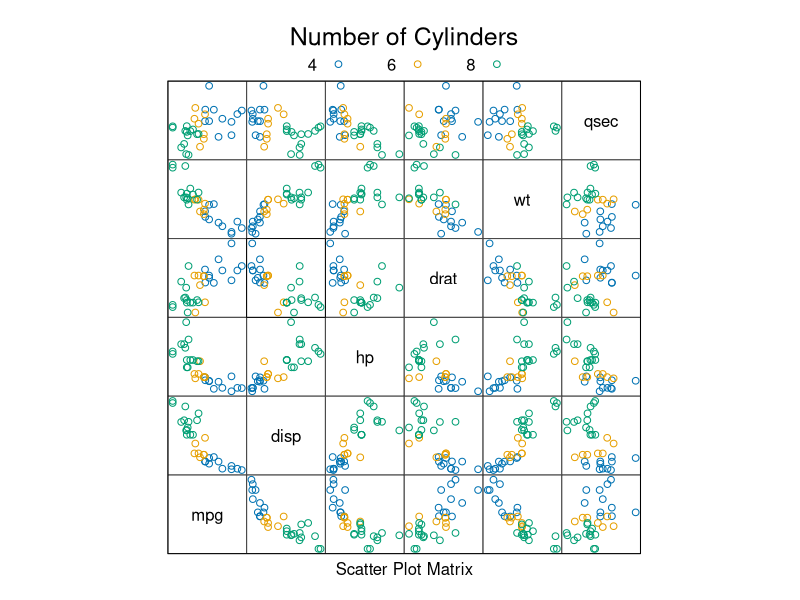
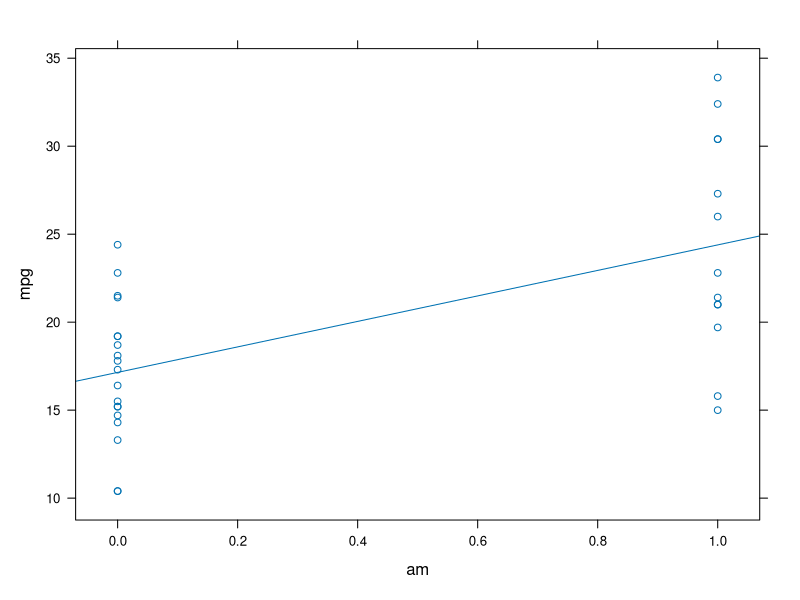
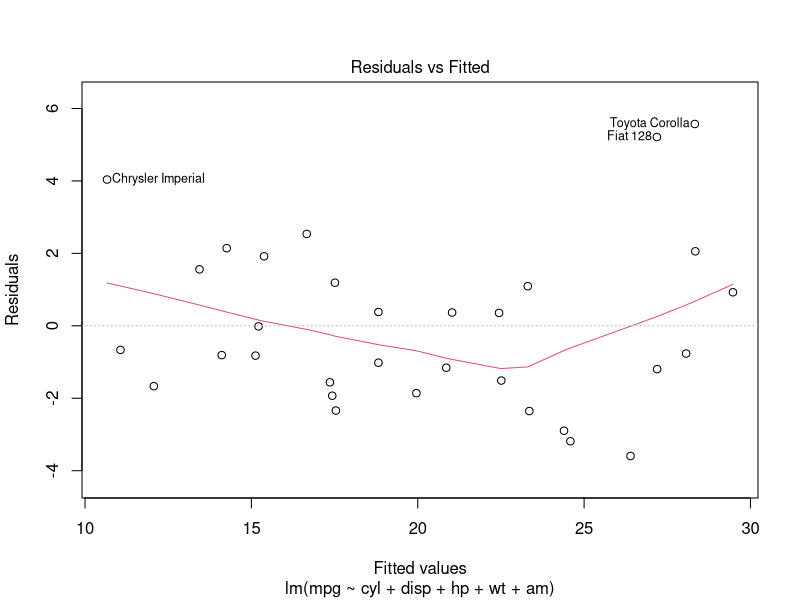
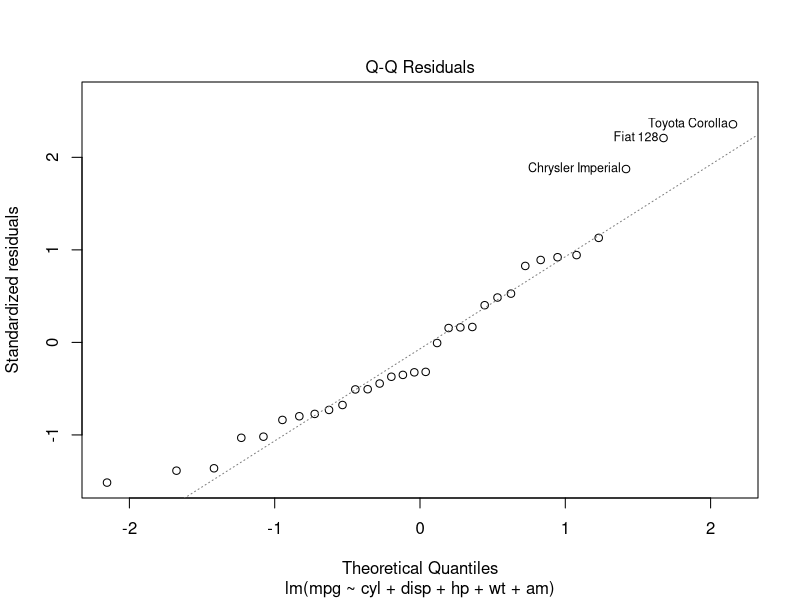
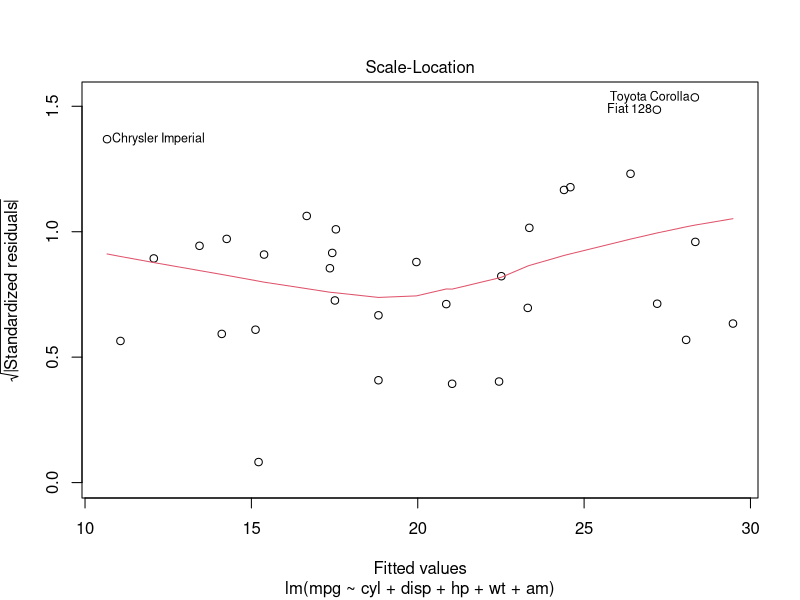
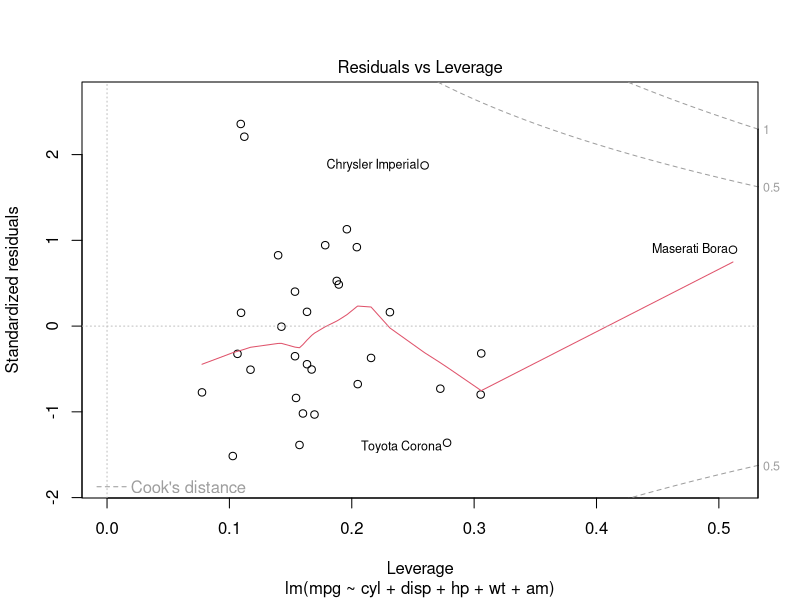

Recreate these plots in R, in order.
## ---- chunk 1
#Get data types
str(mtcars)
## ---- chunk 2
#Linear model 1 
regr <- lm(mpg ~ ., data = mtcars)
## ---- chunk 3
#Linear model 2
regr2 <- lm(mpg ~ cyl + disp + hp + wt + am, data = mtcars)
## ---- chunk 4
#Scatterplot matrix of all variables
#Load lattice package
library(lattice)
#Scatterplot matrix of mpg, disp, hp, drat, wt, and qsec
splom(~mtcars[c(1, 3:7)], data = mtcars, groups = cyl, pscales = 0,
      auto.key = list(columns = 3, title = "Number of Cylinders"))
## ---- chunk 5
#Plot mpg against am
xyplot(mpg ~ am, data = mtcars, type = c("p", "r"))
## ---- chunk 6
#Linear model 1 
regr <- lm(mpg ~ ., data = mtcars)
#Summary of regression
summary(regr)
## ---- chunk 7
#Linear model 2
regr2 <- lm(mpg ~ cyl + disp + hp + wt + am, data = mtcars)
#Summary of regression
summary(regr2)
## ---- chunk 8
#Graph regression line 
plot(regr2)
